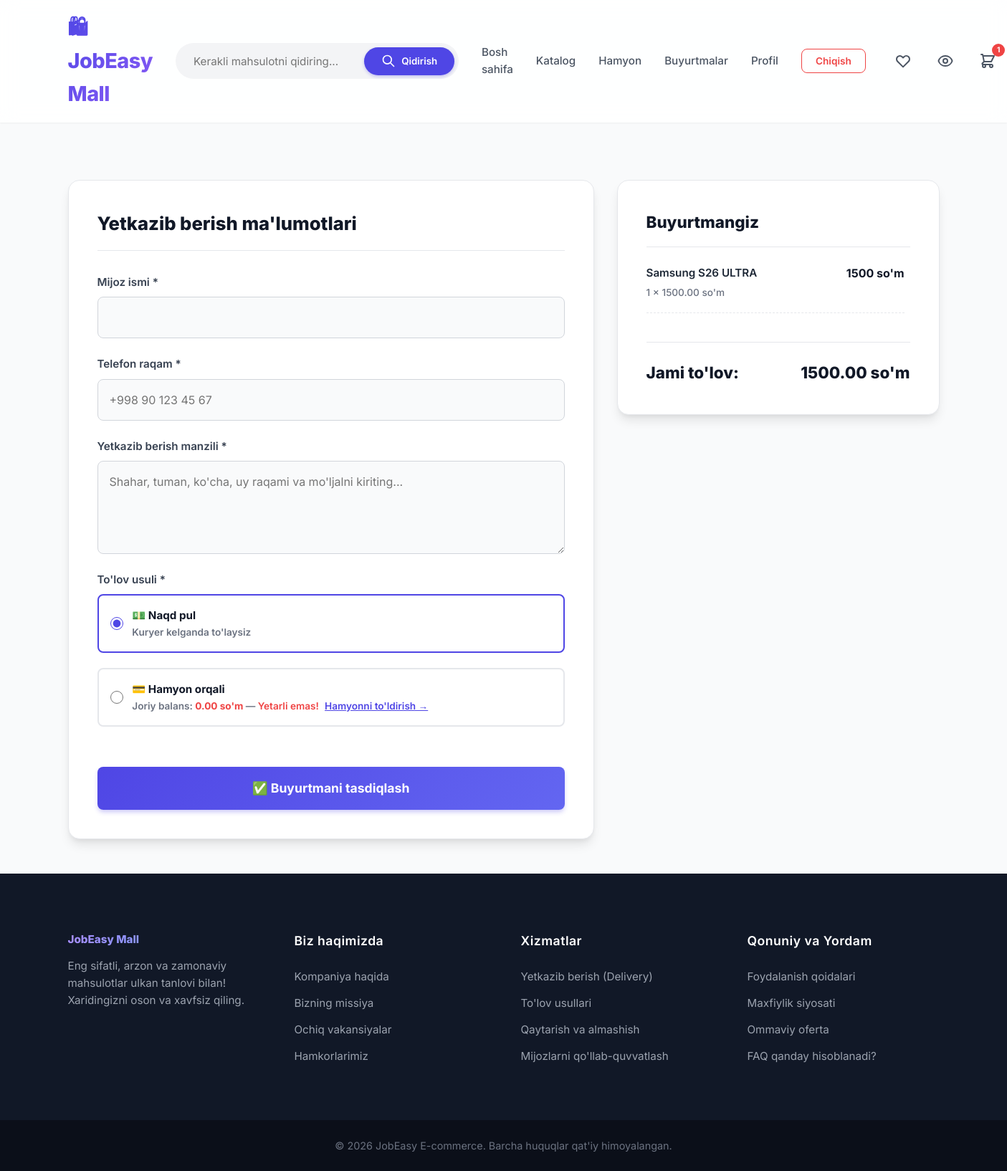
/products/checkout/ (signed in), run on the app's committed database.
### users/models.py (models this page shows, shortened)
class Wallet(models.Model):
    user = models.OneToOneField(CustomUser, on_delete=models.CASCADE, related_name='wallet')
    balance = models.DecimalField(max_digits=12, decimal_places=2, default=0.00)

### products/models.py (models this page shows, shortened)
class CartItem(models.Model):
    cart = models.ForeignKey(Cart, on_delete=models.CASCADE, related_name='items')
    product = models.ForeignKey(Product, on_delete=models.CASCADE)
    quantity = models.PositiveIntegerField(default=1)

class Product(models.Model):
    author = models.ForeignKey(CustomUser, on_delete=models.CASCADE)
    category = models.ForeignKey(Category, on_delete=models.CASCADE)
    title = models.CharField(max_length=150)
    description = models.TextField()
    price = models.DecimalField(max_digits=12, decimal_places=2)
    address = models.CharField(max_length=150)
    phone_number = models.CharField(max_length=17)
    tg_username = models.CharField(max_length=100)
    date = models.DateTimeField(auto_now_add=True, null=True)
    view_count = models.PositiveIntegerField(default=0)
    class Meta:
        ordering = ('-id',)

### products/views.py (the view, shortened to what this page needs)
# urls.py: path('checkout/', checkout, name='checkout'),
@login_required(login_url='login')
def checkout(request):
    from users.models import Wallet
    from decimal import Decimal
    cart = getattr(request.user, 'cart', None)
    if not cart or not cart.items.exists():
        messages.error(request, "Savatingiz bo'sh")
        return redirect('main:index')
    items = cart.items.select_related('product').all()
    total_price = sum(item.product.price * item.quantity for item in items if item.product)
    wallet, _ = Wallet.objects.get_or_create(user=request.user)
    return render(request, 'checkout.html', {
        'items': items,
        'total_price': total_price,
        'wallet': wallet,
    })

### main/views.py (called while the page is built)
def for_all_pages(requests):
    categories = Category.objects.all()
    cart_count = 0
    if requests.user.is_authenticated:
        cart = getattr(requests.user, 'cart', None)
        if cart:
            cart_count = cart.items.count()
    return {"categories": categories, "cart_count": cart_count}

### templates/checkout.html (shortened to what this page needs)
{% extends "base.html" %}
{% block content %}
<div class="checkout-container">
    <div class="checkout-form-area">
        <h2 class="checkout-title">Yetkazib berish ma'lumotlari</h2>
        <form method="POST">
            <div class="form-group">
                <label>Mijoz ismi *</label>
                <input type="text" name="customer_name" value="{{ request.user.first_name }} {{ request.user.last_name }}" class="form-control" placeholder="Ism familiyangizni kiriting" required>
            </div>
            <div class="form-group">
                <label>Telefon raqam *</label>
                <input type="text" name="phone_number" class="form-control" placeholder="+998 90 123 45 67" value="{{ request.user.phone_number|default:'' }}" required>
            </div>
            <div class="form-group">
                <label>Yetkazib berish manzili *</label>
                <textarea name="shipping_address" class="form-control" rows="4" placeholder="Shahar, tuman, ko'cha, uy raqami va mo'ljalni kiriting..." required></textarea>
            </div>
            <div class="form-group">
                <label>To'lov usuli *</label>
                <div style="display:flex;flex-direction:column;gap:.8rem;margin-top:.5rem;">
                    <label style="display:flex;align-items:center;gap:.8rem;padding:1rem;border:2px solid var(--gray-200);border-radius:var(--radius-md);cursor:pointer;transition:border-color .2s;" id="label-cash">
                        <input type="radio" name="payment_method" value="cash" checked
                            style="accent-color:var(--primary);width:18px;height:18px;"
                            onchange="togglePaymentUI(this.value)">
                        <div>
                            <div style="font-weight:700;color:var(--gray-900);">💵 Naqd pul</div>
                            <div style="font-size:.85rem;color:var(--gray-500);">Kuryer kelganda to'laysiz</div>
                        </div>
                    </label>
                    <label style="display:flex;align-items:center;gap:.8rem;padding:1rem;border:2px solid var(--gray-200);border-radius:var(--radius-md);cursor:pointer;transition:border-color .2s;" id="label-wallet">
                        <input type="radio" name="payment_method" value="wallet"
                            style="accent-color:var(--primary);width:18px;height:18px;"
                            onchange="togglePaymentUI(this.value)">
                        <div>
                            <div style="font-weight:700;color:var(--gray-900);">💳 Hamyon orqali</div>
                            <div style="font-size:.85rem;color:var(--gray-500);">
                                Joriy balans: <strong style="color:{% if wallet.balance >= total_price %}var(--secondary){% else %}var(--danger){% endif %};">
                                    {{ wallet.balance }} so'm
                                </strong>
                                {% if wallet.balance < total_price %}
                                    — <span style="color:var(--danger);">Yetarli emas!</span>
                                    <a href="{% url 'users:wallet' %}" style="color:var(--primary);font-weight:600;margin-left:.3rem;">Hamyonni to'ldirish →</a>
                                {% endif %}
                            </div>
                        </div>
                    </label>
                </div>
            </div>
            <button type="submit" class="submit-btn" id="submitBtn">✅ Buyurtmani tasdiqlash</button>
        </form>
    </div>
    <div class="order-summary">
        <h3 class="summary-title">Buyurtmangiz</h3>
        <div class="summary-items">
            {% for item in items %}
            <div class="summary-item">
                <div class="item-info">
                    <div class="item-name">{{ item.product.title }}</div>
                    <div class="item-qty">{{ item.quantity }} x {{ item.product.price }} so'm</div>
                </div>
                <div class="item-price">
                    {% widthratio item.product.price 1 item.quantity %} so'm
                </div>
            </div>
            {% endfor %}
        </div>
        <div class="total-row">
            <span>Jami to'lov:</span>
            <span>{{ total_price }} so'm</span>
        </div>
    </div>
</div>
{% endblock %}

### templates/base.html (style rules this page uses)
:root { --primary: #4F46E5; --primary-hover: #4338CA; --secondary: #10B981; --secondary-hover: #059669; --danger: #EF4444; --dark: #111827; --gray-900: #111827; --gray-800: #1F2937; --gray-700: #374151; --gray-600: #4B5563; --gray-500: #6B7280; --gray-400: #9CA3AF; --gray-300: #D1D5DB; --gray-200: #E5E7EB; --gray-100: #F3F4F6; --gray-50: #F9FAFB; --shadow-sm: 0 1px 2px 0 rgba(0, 0, 0, 0.05); --shadow: 0 4px 6px -1px rgba(0, 0, 0, 0.1), 0 2px 4px -1px rgba(0, 0, 0, 0.06); --shadow-md: 0 10px 15px -3px rgba(0, 0, 0, 0.1), 0 4px 6px -2px rgba(0, 0, 0, 0.05); --shadow-lg: 0 20px 25px -5px rgba(0, 0, 0, 0.1), 0 10px 10px -5px rgba(0, 0, 0, 0.04); --shadow-xl: 0 25px 50px -12px rgba(0, 0, 0, 0.25); --radius-md: 0.5rem; --radius-lg: 1rem; --radius-xl: 1.5rem; }
* { margin: 0; padding: 0; box-sizing: border-box; font-family: 'Inter', sans-serif; }
body { background-color: var(--gray-50); color: var(--gray-800); line-height: 1.6; -webkit-font-smoothing: antialiased; }
.form-control { display: block; width: 100%; padding: 0.75rem 1rem; font-size: 1rem; font-weight: 400; line-height: 1.5; color: var(--gray-900); background-color: #fff; background-clip: padding-box; border: 1px solid var(--gray-300); border-radius: var(--radius-md); transition: border-color 0.15s ease-in-out, box-shadow 0.15s ease-in-out; }

### templates/checkout.html (style rules this page uses)
.checkout-container { display: grid; grid-template-columns: 1fr 450px; gap: 2rem; margin-top: 2rem; }
.checkout-form-area { background-color: #fff; border-radius: var(--radius-lg); box-shadow: var(--shadow-md); padding: 2.5rem; border: 1px solid var(--gray-200); }
.checkout-title { font-size: 1.6rem; font-weight: 800; color: var(--gray-900); margin-bottom: 2rem; border-bottom: 1px solid var(--gray-200); padding-bottom: 1rem; }
.form-group { margin-bottom: 1.5rem; }
.form-group label { display: block; margin-bottom: 0.5rem; font-weight: 600; color: var(--gray-700); font-size: 0.95rem; }
.form-control { width: 100%; padding: 1rem; border: 1px solid var(--gray-300); border-radius: var(--radius-md); font-size: 1rem; transition: all 0.3s ease; background-color: var(--gray-50); color: var(--gray-900); }
.submit-btn { width: 100%; padding: 1.2rem; background: linear-gradient(135deg, var(--primary), #6366F1); color: white; border: none; border-radius: var(--radius-md); font-size: 1.1rem; font-weight: 700; cursor: pointer; transition: all 0.3s ease; margin-top: 1.5rem; box-shadow: 0 4px 6px -1px rgba(79, 70, 229, 0.3); }
.order-summary { background-color: #fff; border-radius: var(--radius-lg); box-shadow: var(--shadow-md); padding: 2.5rem; height: fit-content; position: sticky; top: 100px; border: 1px solid var(--gray-200); }
.summary-title { font-size: 1.4rem; font-weight: 800; color: var(--gray-900); margin-bottom: 1.5rem; border-bottom: 1px solid var(--gray-200); padding-bottom: 1rem; }
.summary-items { max-height: 400px; overflow-y: auto; margin-bottom: 1.5rem; padding-right: 0.5rem; }
.summary-item { display: flex; justify-content: space-between; margin-bottom: 1rem; padding-bottom: 1rem; border-bottom: 1px dashed var(--gray-200); }
.item-info { flex: 1; padding-right: 1rem; }
.item-name { font-weight: 600; color: var(--gray-800); font-size: 0.95rem; margin-bottom: 0.3rem; }
.item-qty { font-size: 0.85rem; color: var(--gray-500); font-weight: 500; }
.item-price { font-weight: 700; color: var(--gray-900); font-size: 1rem; }
.total-row { display: flex; justify-content: space-between; font-size: 1.4rem; font-weight: 800; color: var(--gray-900); border-top: 1px solid var(--gray-200); padding-top: 1.5rem; margin-top: 1.5rem; }

### data on the page
Wallet: balance "0.00"
CartItem: product "Samsung S26 ULTRA", quantity "1", product.price "1500.00", product+quantity "1500"

### other printed values
{{ cart_count }} "1"
{{ total_price }} "1500.00"
